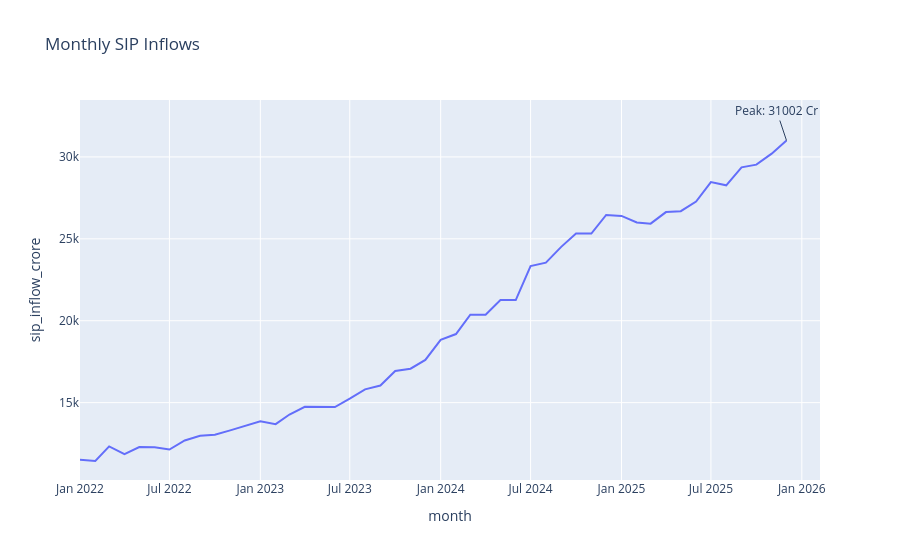

Here is the notebook cell this chart was saved with:
### Code cell
#SIP Inflow Trend
sip["month"] = pd.to_datetime(sip["month"])

fig = px.line(
    sip,
    x="month",
    y="sip_inflow_crore",
    title="Monthly SIP Inflows"
)

max_row = sip.loc[sip["sip_inflow_crore"].idxmax()]

fig.add_annotation(
    x=max_row["month"],
    y=max_row["sip_inflow_crore"],
    text=f"Peak: {max_row['sip_inflow_crore']} Cr"
)

fig.show()
